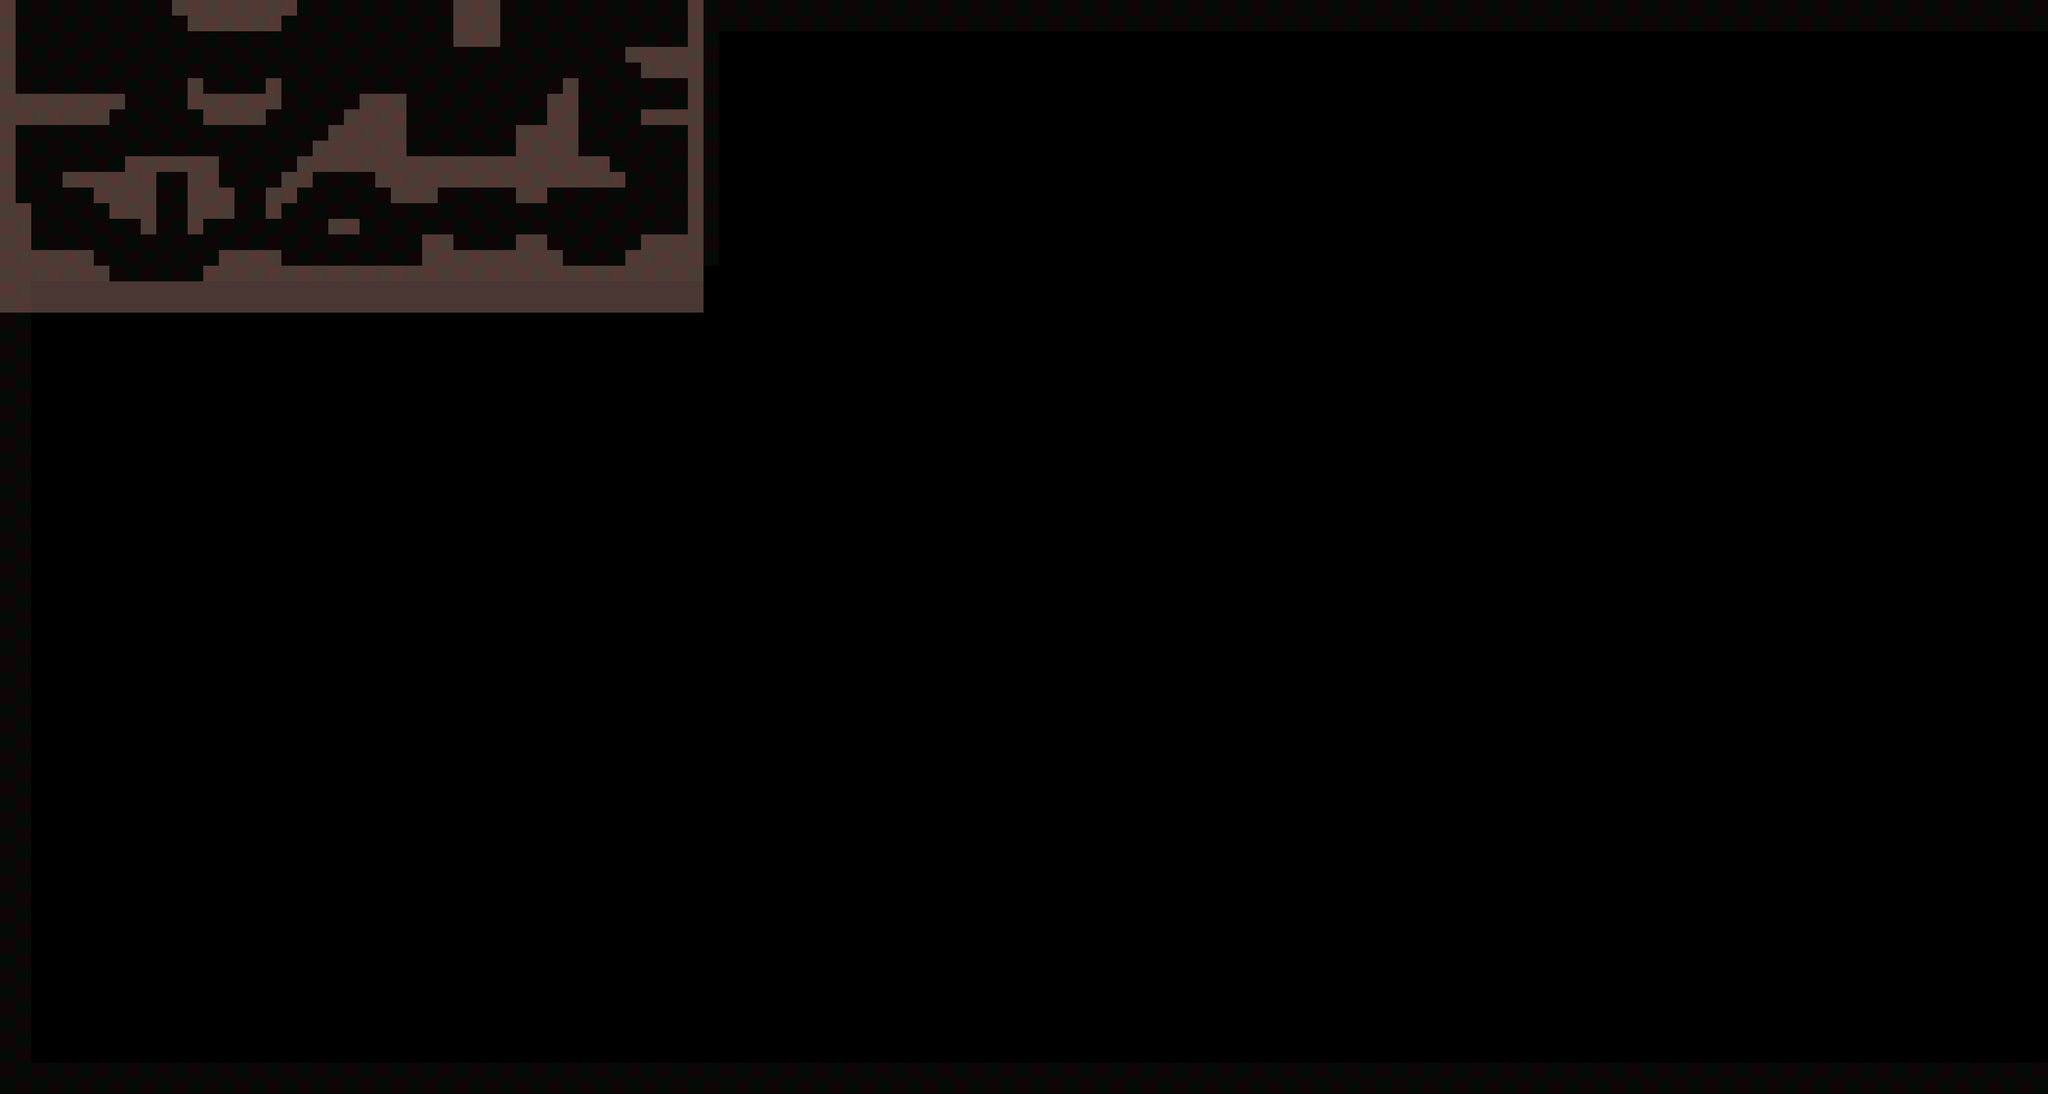

The image is a tile-based game level rendered from a .tmx file. Its description and source (layers, tilesets, objects; grid data summarised) follow:
An orthogonal 131x70 tile map with 64x64 px tiles, 2 tile layers (Platforms, Data).

<map version="1.4" tiledversion="1.4.2" orientation="orthogonal" renderorder="right-down" width="131" height="70" tilewidth="64" tileheight="64" infinite="0" nextlayerid="4" nextobjectid="1">
 <tileset firstgid="1" name="Tilemap_3" tilewidth="64" tileheight="64" tilecount="264" columns="22">
  <image source="Tilemap_3.png" width="1408" height="768" />
 </tileset>
 <layer id="1" name="Platforms" width="131" height="70">
  <data>[9170 cells, 361 non-empty, 1 distinct tile ids]</data>
 </layer>
 <layer id="3" name="Data" width="131" height="70" locked="1" opacity="0.07">
  <data>[9170 cells, 1359 non-empty, 2 distinct tile ids]</data>
 </layer>
</map>
